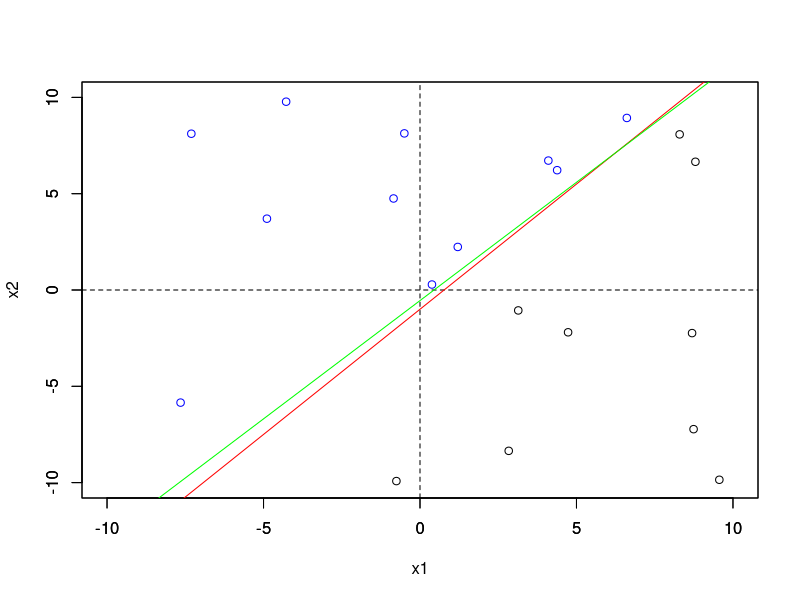

R code for this plot:
## Exercise 1.4

# Generating the dataset:


set.seed(42) #for reproducibility

N <- 20 #number of points
x_min=-10; x_max = 10; y_min=-10; y_max=10
data <- cbind(
  runif(N,x_min,x_max),
  runif(N,y_min,y_max)
)
x1 <- data[,1]
x2 <- data[,2]
a = 1.3;b=-1 # line parameters

## Sign {+1,-1} classification function (including 0 in +1 class)
classify = function(x){
  return(
    sapply(1:length(x),function(k){
    if(x[k]>=0){return(1)}
    else{return(-1)}
    })
  )
}
data <- cbind(data,classify(x2-x1*a-b)) #Appending y_n column


PLA = function(data,d=2,w0=c(0,0,0)){
  w = t(matrix(w0))
  data2=cbind(rep(1,nrow(data)),data)
  x = t(data2[,1:(d+1)])
  y_true = data2[,(d+2)]
  y_pred = classify(w %*% x)
  missed = which(y_true != y_pred)
  
  iterations = 1
  while(length(missed)!=0){
    i <- sample(missed,1)
    
    while(classify(w %*% x[,i])!=y_true[i]){
      w <- w+y_true[i]*x[,i]
    }
    y_pred <- classify(w %*% x)
    missed <- which(y_true != y_pred)
    iterations <- iterations + 1
  }
  return (list(w,iterations))
  
}
t0 = Sys.time()
result = PLA(data)
delta_t=Sys.time()-t0

w = result[[1]]
it = result[[2]]
print(paste0("Execution Time: ",delta_t," ",attr(delta_t,"units")))
print(paste0("Iterations: ",it))
print(paste0("Real Angular Coefficient -> ",a))
print(paste0("PLA Angular Coefficient -> ",-w[2]/w[3]))
print(paste0("Real Linear Coefficient -> ",b))
print(paste0("PLA Linear Coefficient -> ",-w[1]/w[3]))

#Plotting
line_x=seq(x_min,x_max,length.out=100)
line_y=a*line_x+b

a2 = -w[2]/w[3];b2 = -w[1]/w[3]
line2_x=seq(x_min,x_max,length.out=100)
line2_y=a2*line2_x+b2

pos = which(data[,3]==1)
neg = which(data[,3]==-1)

png("../figs/ex1.4_PLA.png")
plot(x1[pos],x2[pos],xlim=c(x_min,x_max),ylim=c(y_min,y_max),col="blue",xlab="",ylab="")
par(new=TRUE)
plot(x1[neg],x2[neg],xlim=c(x_min,x_max),ylim=c(y_min,y_max),xlab="x1",ylab="x2")
abline(h=0, v=0,lty=2)
lines(line_x,line_y,type="l",col="red",xlim=c(x_min,x_max),ylim=c(y_min,y_max))
lines(line2_x,line2_y,type="l",col="green",xlim=c(x_min,x_max),ylim=c(y_min,y_max))
dev.off()
